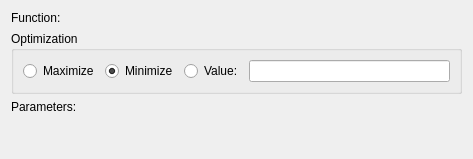
<ui version="4.0" >
 <author>Stefan Nikolaus &lt;stefan.nikolaus@kdemail.net></author>
 <comment>This file is part of the KDE project
Copyright (C) 2006 Stefan Nikolaus &lt;stefan.nikolaus@kdemail.net>

This library is free software; you can redistribute it and/or
modify it under the terms of the GNU Library General Public
License as published by the Free Software Foundation; either
version 2 of the License, or (at your option) any later version.

This library is distributed in the hope that it will be useful,
but WITHOUT ANY WARRANTY; without even the implied warranty of
MERCHANTABILITY or FITNESS FOR A PARTICULAR PURPOSE.  See the
GNU Library General Public License for more details.

You should have received a copy of the GNU Library General Public
License along with this library; see the file COPYING.LIB.  If not,
write to the Free Software Foundation, Inc., 51 Franklin Street,
Fifth Floor, Boston, MA 02110-1301, USA.</comment>
 <class>Calligra::Sheets::Plugins::Solver</class>
 <widget class="QWidget" name="Calligra::Sheets::Plugins::Solver" >
  <property name="geometry" >
   <rect>
    <x>0</x>
    <y>0</y>
    <width>473</width>
    <height>159</height>
   </rect>
  </property>
  <layout class="QGridLayout" >
   <item row="2" column="1" >
    <widget class="Calligra::Sheets::RegionSelector" name="parameters" />
   </item>
   <item row="1" column="0" colspan="2" >
    <widget class="QGroupBox" name="groupBox" >
     <property name="title" >
      <string>Optimization</string>
     </property>
     <layout class="QHBoxLayout" >
      <item>
       <widget class="QRadioButton" name="maximizeButton" >
        <property name="text" >
         <string>Maximize</string>
        </property>
       </widget>
      </item>
      <item>
       <widget class="QRadioButton" name="minimizeButton" >
        <property name="text" >
         <string>Minimize</string>
        </property>
        <property name="checked" >
         <bool>true</bool>
        </property>
       </widget>
      </item>
      <item>
       <widget class="QRadioButton" name="valueButton" >
        <property name="text" >
         <string>Value:</string>
        </property>
       </widget>
      </item>
      <item>
       <widget class="KLineEdit" name="value" />
      </item>
     </layout>
    </widget>
   </item>
   <item row="2" column="0" >
    <widget class="QLabel" name="label_2" >
     <property name="text" >
      <string>Parameters:</string>
     </property>
    </widget>
   </item>
   <item row="0" column="1" >
    <widget class="Calligra::Sheets::RegionSelector" name="function" />
   </item>
   <item row="0" column="0" >
    <widget class="QLabel" name="label" >
     <property name="text" >
      <string>Function:</string>
     </property>
    </widget>
   </item>
   <item row="3" column="1" >
    <spacer>
     <property name="orientation" >
      <enum>Qt::Vertical</enum>
     </property>
     <property name="sizeHint" >
      <size>
       <width>20</width>
       <height>40</height>
      </size>
     </property>
    </spacer>
   </item>
  </layout>
 </widget>
 <customwidgets>
  <customwidget>
   <class>Calligra::Sheets::RegionSelector</class>
   <extends>QWidget</extends>
   <header>RegionSelector.h</header>
  </customwidget>
    <customwidget>
      <class>KLineEdit</class>
      <extends>QLineEdit</extends>
      <header>klineedit.h</header>
      <container>0</container>
      <pixmap></pixmap>
    </customwidget>
 </customwidgets>
 <resources/>
 <connections/>
</ui>
